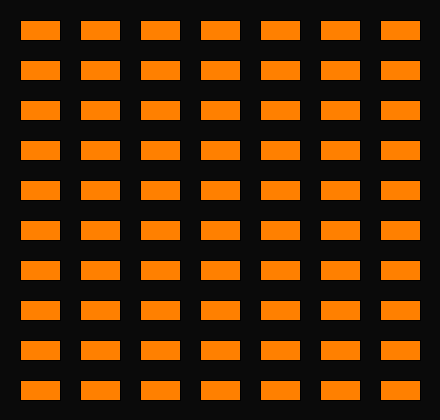
Frame 1 (no input)
Frame 60 (the mouse pressed at the canvas centre just before this capture): identical to frame 1, image omitted
Frame 120 (the mouse held since frame 60 and released just before this capture): identical to frame 1, image omitted

The Processing sketch that drew this single still picture (run headless with seeded random() and noise(); from frame 60 on, the mouse is pressed at the canvas centre):

// Processing sketch: ejercicio20
// ── ejercicio20.pde
PVector coordenadasRect;
int ancho, alto, distRects;

public void setup(){
 size (440, 420);
 distRects =20;
 ancho=40;
 alto=20;
 coordenadasRect= new PVector (distRects,distRects);
}

public void draw(){
  background(10);
  fill(#ff8000);
  dibujarRectangulos();{
  }
}
public void dibujarRectangulos(){
  for(float x=coordenadasRect.x;x<width;x+=(ancho+distRects)){
    for(float y=coordenadasRect.y;y<height;y+=(alto+distRects)){
  rect(x, y, ancho,alto);
    }
   }
  }
